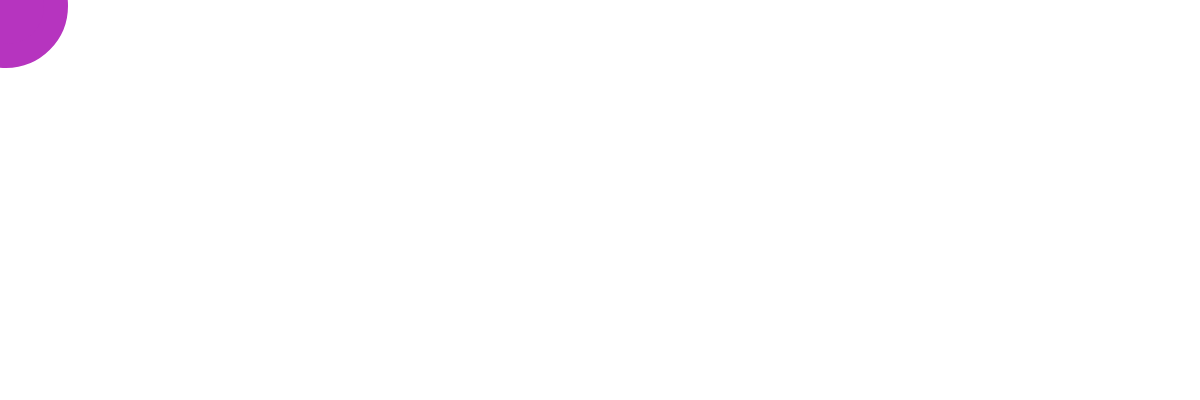
Frame 1 (no input)
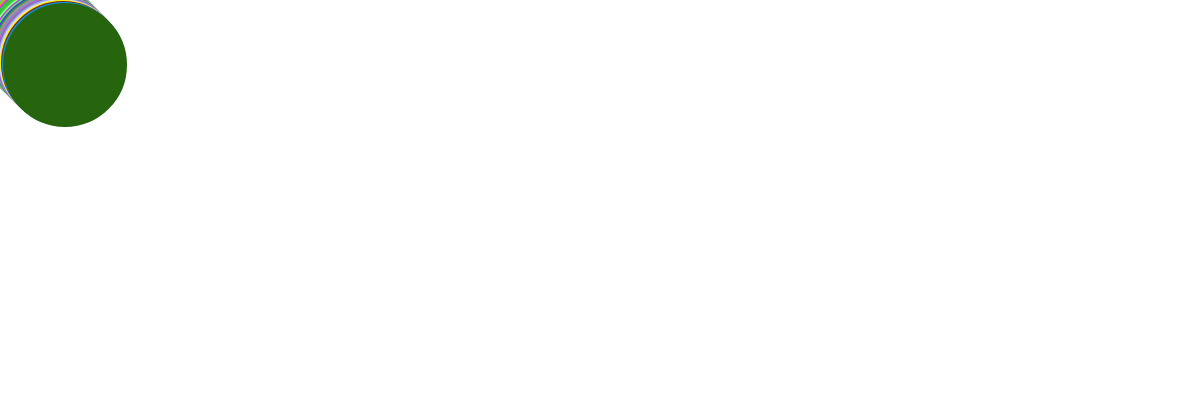
Frame 60 (no input)
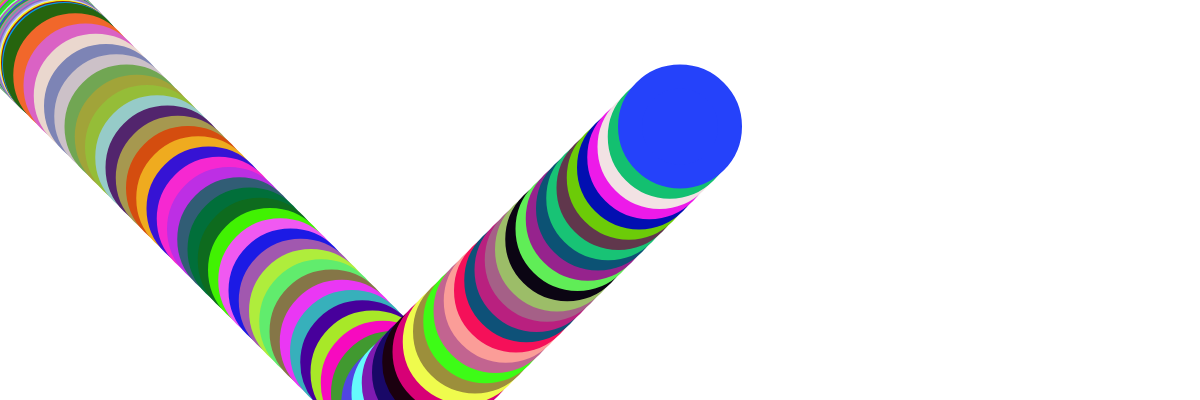
Frame 120 (the mouse pressed at the canvas centre since frame 60)

The p5.js sketch that drew these frames (run headless with seeded random() and noise() and a simulated clock; from frame 60 on, the mouse is pressed at the canvas centre):

// p5.js sketch
// ── sketch.js


let ball = {};
ball.width = 100;
ball.x = 5;
ball.y = 5;
ball.delta_x = 1;
ball.delta_y = 1;
ball.scale_x = 1;
ball.scale_y = 1;

function setup() {
    createCanvas(windowWidth, 400);
    background(255);
}



function draw() {

    ball.x += ball.delta_x * ball.scale_x;
    ball.y += ball.delta_y * ball.scale_y;


    if (ball.x >= width || ball.x <= 0) {
        ball.delta_x = -1 * ball.delta_x;
    }
    if (ball.y >= height || ball.y <= 0) {
        ball.delta_y = -1 * ball.delta_y;
    }

    var ballRed = floor( random(256));
    var ballBlue = floor( random (256));
    var ballGreen = floor( random(256));


    stroke(ballRed, ballBlue, ballGreen);
    strokeWeight(24);
    fill(ballRed, ballBlue, ballGreen);
    ellipse(ball.x, ball.y, ball.width, ball.width);
}

function mousePressed() {
    ball.scale_x = map(mouseX, 0, width, 0.5, 20);
    ball.scale_y = map(mouseY, 0, height, 0.5, 20);
}
